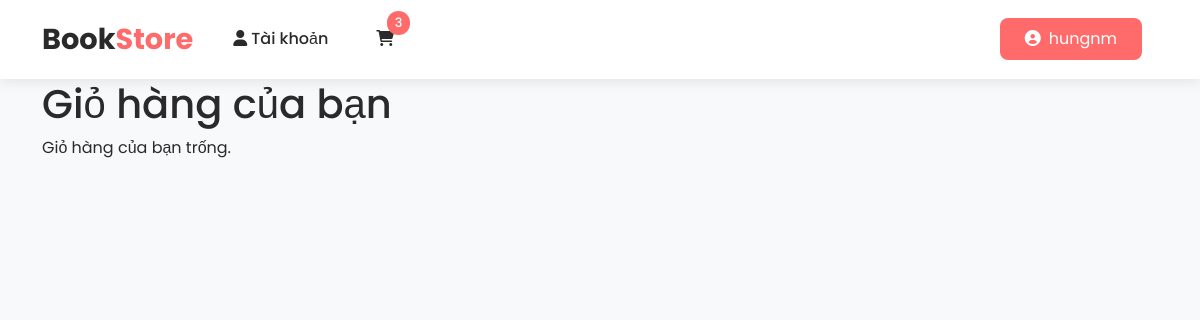
Page /cart/ (signed in) on the earlier database version.
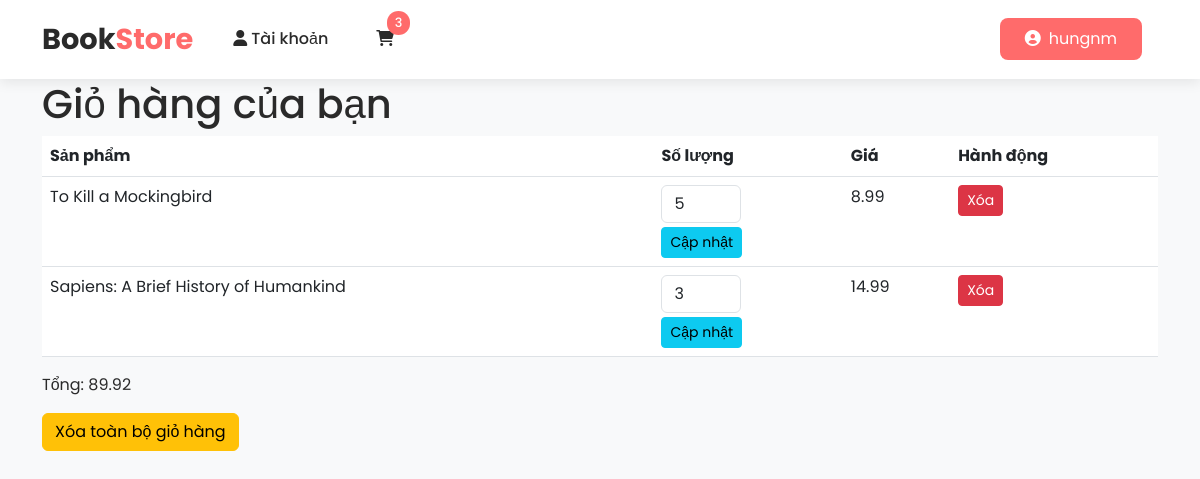
Same page on the later database version.
### cart/models.py (models this page shows, shortened)
class CartItem(models.Model):
    cart = models.ForeignKey(Cart, on_delete=models.CASCADE)
    book = models.ForeignKey(Book, on_delete=models.CASCADE)
    quantity = models.IntegerField(default=1)
    added_at = models.DateTimeField(auto_now_add=True)

### book/models.py (models this page shows, shortened)
class Book(models.Model):
    title = models.CharField(max_length=255)
    author = models.CharField(max_length=255)
    description = models.TextField(blank=True, null=True)
    price = models.DecimalField(max_digits=10, decimal_places=2)
    isbn = models.CharField(max_length=13, unique=True)
    publisher = models.CharField(max_length=255, blank=True, null=True)
    publication_date = models.DateField(blank=True, null=True)
    stock = models.IntegerField(default=0)
    category = models.ManyToManyField(Category, blank=True)
    image = models.ImageField(upload_to='books/', blank=True, null=True)
    created_at = models.DateTimeField(auto_now_add=True)
    updated_at = models.DateTimeField(auto_now=True)

### cart/views.py (the view)
# urls.py: path("", CartView.as_view(), name="cart"),
class CartView(LoginRequiredMixin, TemplateView):
    template_name = "cart/cart.html"
    def get_context_data(self, **kwargs):
        context = super().get_context_data(**kwargs)
        profile = CustomerProfile.objects.get(user=self.request.user)
        cart, _ = Cart.objects.get_or_create(customer=profile)
        context["cart"] = cart
        context["cart_items"] = cart.cartitem_set.all()
        context["total"] = cart.get_total()
        return context

### cart/models.py (called while the page is built)
    def get_total(self):
        return sum(item.quantity * item.book.price for item in self.cartitem_set.all())

### templates/cart/cart.html (shortened to what this page needs)
{% extends "base.html" %}
{% block content %}
<h1>Giỏ hàng của bạn</h1>
{% if cart_items %}
    <table class="table">
        <thead>
            <tr>
                <th>Sản phẩm</th>
                <th>Số lượng</th>
                <th>Giá</th>
                <th>Hành động</th>
            </tr>
        </thead>
        <tbody>
            {% for item in cart_items %}
            <tr>
                <td>{{ item.book.title }}</td>
                <td>
                    <form method="post" action="{% url 'update_cart' item.book.id %}">
                        <input type="number" name="quantity" value="{{ item.quantity }}" min="1" class="form-control" style="width: 80px;">
                        <button type="submit" class="btn btn-sm btn-info mt-1">Cập nhật</button>
                    </form>
                </td>
                <td>{{ item.book.price }}</td>
                <td>
                    <a href="{% url 'remove_from_cart' item.book.id %}" class="btn btn-sm btn-danger">Xóa</a>
                </td>
            </tr>
            {% endfor %}
        </tbody>
    </table>
    <p class="font-weight-bold">Tổng: {{ total }}</p>
    <a href="{% url 'clear_cart' %}" class="btn btn-warning">Xóa toàn bộ giỏ hàng</a>
{% else %}
    <p>Giỏ hàng của bạn trống.</p>
{% endif %}
{% endblock %}

Differences in the rows shown:
added CartItem: book "To Kill a Mockingbird", quantity "5", book.price "8.99"
added CartItem: book "Sapiens: A Brief History of Humankind", quantity "3", book.price "14.99"
Other differences:
{{ total }}: (not shown) → "89.92"
text no longer shown: "Giỏ hàng của bạn trống."
text now shown: "Sản phẩm Số lượng Giá Hành động Tổng: Xóa toàn bộ giỏ hàng"
